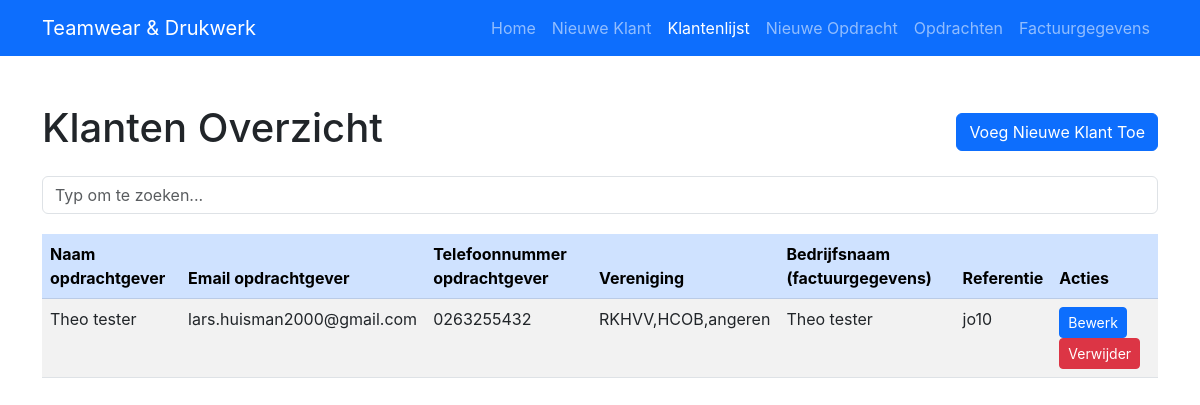
The page /customers on the database as committed earlier.
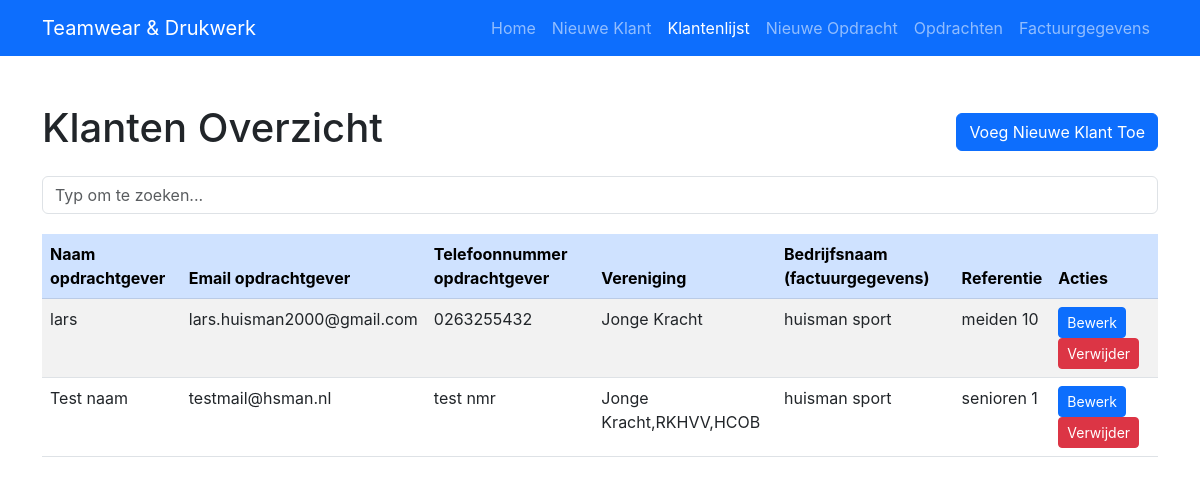
The same page on the database as committed later.
### app.py (models this page shows, shortened)
class Customer(db.Model):
    id = db.Column(db.Integer, primary_key=True)
    name = db.Column(db.String(100), nullable=False)
    email = db.Column(db.String(100), nullable=False)
    telefoon = db.Column(db.String(50))
    referentie = db.Column(db.String(100))
    billing_info_id = db.Column(db.Integer, db.ForeignKey('billing_info.id'), nullable=True)
    vereniging = db.Column(db.String(200), nullable=True)  # Comma-separated string
    assignments = db.relationship('Assignment', backref='customer', cascade="all, delete-orphan", lazy=True)
    billing_info = db.relationship('BillingInfo', foreign_keys=[billing_info_id], uselist=False)

class BillingInfo(db.Model):
    id = db.Column(db.Integer, primary_key=True)
    name = db.Column(db.String(100), nullable=False)
    address = db.Column(db.String(200))
    postcode = db.Column(db.String(20))
    housenumber = db.Column(db.String(20))
    phone = db.Column(db.String(50))
    companyname = db.Column(db.String(100))
    email = db.Column(db.String(100))

### app.py (the view)
@app.route('/customers')
def list_customers():
    customers = Customer.query.all()
    return render_template('customers.html', customers=customers)

### templates/customers.html (shortened to what this page needs)
<!doctype html>
<html lang="nl">
  <head>
    <link href="https://cdn.jsdelivr.net/npm/bootstrap@5.3.0/dist/css/bootstrap.min.css" rel="stylesheet">
  </head>
  <body>
    <nav class="navbar navbar-expand-lg navbar-dark bg-primary">
      <div class="container">
        <a class="navbar-brand" href="{{ url_for('index') }}">Teamwear & Drukwerk</a>
        <div class="collapse navbar-collapse" id="navbarNav">
          <ul class="navbar-nav ms-auto">
            <li class="nav-item">
              <a class="nav-link {% if request.endpoint == 'index' %}active{% endif %}" href="{{ url_for('index') }}">Home</a>
            </li>
            <li class="nav-item">
              <a class="nav-link {% if request.endpoint == 'add_customer' %}active{% endif %}" href="{{ url_for('add_customer') }}">Nieuwe Klant</a>
            </li>
            <li class="nav-item">
              <a class="nav-link {% if request.endpoint == 'list_customers' %}active{% endif %}" href="{{ url_for('list_customers') }}">Klantenlijst</a>
            </li>
            <li class="nav-item">
              <a class="nav-link {% if request.endpoint == 'add_assignment' %}active{% endif %}" href="{{ url_for('add_assignment') }}">Nieuwe Opdracht</a>
            </li>
            <li class="nav-item">
              <a class="nav-link {% if request.endpoint == 'list_assignments' %}active{% endif %}" href="{{ url_for('list_assignments') }}">Opdrachten</a>
            </li>
            <li class="nav-item">
              <a class="nav-link {% if request.endpoint == 'list_billing_infos' %}active{% endif %}" href="{{ url_for('list_billing_infos') }}">Factuurgegevens</a>
            </li>
          </ul>
        </div>
      </div>
    </nav>
    <div class="container mt-5">
      <div class="d-flex justify-content-between align-items-center mb-3">
        <h1>Klanten Overzicht</h1>
        <a href="{{ url_for('add_customer') }}" class="btn btn-primary">Voeg Nieuwe Klant Toe</a>
      </div>
      <div class="mb-3">
        <input type="text" id="searchInput" class="form-control" placeholder="Typ om te zoeken...">
      </div>
      <table class="table table-striped" id="customersTable">
        <thead class="table-primary">
          <tr>
            <th>Naam opdrachtgever</th>
            <th>Email opdrachtgever</th>
            <th>Telefoonnummer opdrachtgever</th>
            <th>Vereniging</th>
            <th>Bedrijfsnaam (factuurgegevens)</th>
            <th>Referentie</th>
            <th>Acties</th>
          </tr>
        </thead>
        <tbody>
          {% for customer in customers %}
          <tr>
            <td>{{ customer.name }}</td>
            <td>{{ customer.email }}</td>
            <td>{{ customer.telefoon if customer.telefoon else '-' }}</td>
            <td>
              {% if customer.vereniging %}
                {{ customer.vereniging }}
              {% else %}
                -
              {% endif %}
            </td>
            <td>
              {% if customer.billing_info %}
                {{ customer.billing_info.companyname }}
              {% else %}
                -
              {% endif %}
            </td>
            <td>{{ customer.referentie if customer.referentie else '-' }}</td>
            <td>
              <a href="{{ url_for('edit_customer', id=customer.id) }}" class="btn btn-sm btn-primary">Bewerk</a>
              <form action="{{ url_for('delete_customer', id=customer.id) }}" method="post" style="display:inline;" onsubmit="return confirmDeletion();">
                <button type="submit" class="btn btn-sm btn-danger">Verwijder</button>
              </form>
            </td>
          </tr>
          {% endfor %}
        </tbody>
      </table>
    </div>
  </body>
</html>

Rows that differ between the two databases and show on the page:
changed Customer "lars.huisman2000@gmail.com": name "Theo tester" → "lars"; vereniging "RKHVV,HCOB,angeren" → "Jonge Kracht"; billing_info.companyname "Theo tester" → "huisman sport"; referentie "jo10" → "meiden 10"
added Customer: name "Test naam", email "testmail@hsman.nl", telefoon "test nmr", vereniging "Jonge Kracht,RKHVV,HCOB", billing_info.companyname "huisman sport", referentie "senioren 1"
